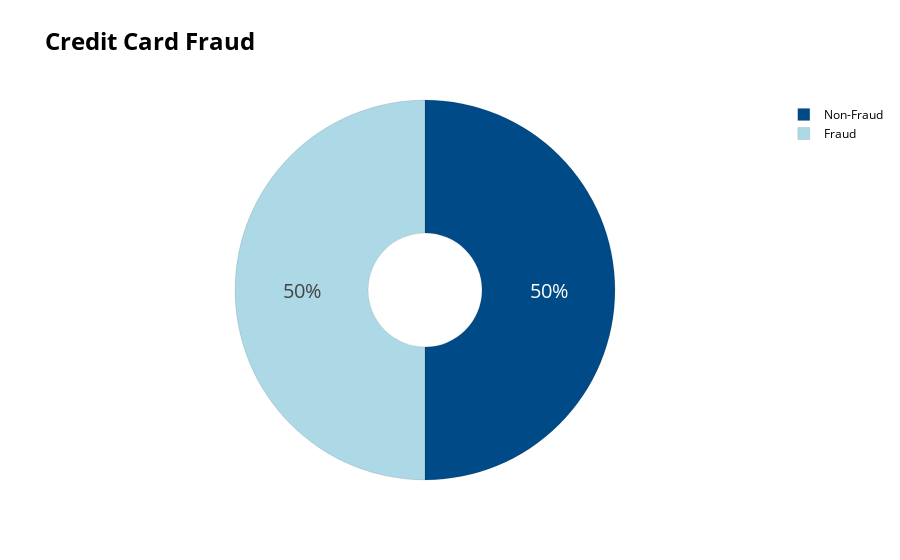

This figure's notebook cell:
### Code cell
colors = ['#004B87', 'LightBlue'] 
labels = ['Non-Fraud', 'Fraud']
values = y_train.value_counts() / y_train.shape[0] 

fig = go.Figure(data=[go.Pie(labels=labels, values=values, hole=.3)])
fig.update_traces(hoverinfo='label+percent', textinfo='percent', textfont_size=20,
                  marker=dict(colors=colors, line=dict(color='black', width=0.1)))

fig.update_layout(
    title_text='<b>Credit Card Fraud</b>',
    title_font_color='black',
    title_font=dict(size=24),
    legend_title_font_color='black',
    paper_bgcolor='white',  # Background color
    plot_bgcolor='white',   # Plot background color
    font_color='black',
)

fig.show()

### Figure 1 — Plotly figure (JSON) as saved in the notebook; plotly's stock layout.template omitted (floating-point values rounded to 4 significant figures)
{"data": [{"hole": 0.3, "hoverinfo": "label+percent", "labels": ["Non-Fraud", "Fraud"], "marker": {"colors": ["#004B87", "LightBlue"], "line": {"color": "black", "width": 0.1}}, "textfont": {"size": 20}, "textinfo": "percent", "type": "pie", "values": [0.5, 0.5]}], "layout": {"font": {"color": "black"}, "legend": {"title": {"font": {"color": "black"}}}, "paper_bgcolor": "white", "plot_bgcolor": "white", "title": {"font": {"color": "black", "size": 24}, "text": "<b>Credit Card Fraud</b>"}}}
